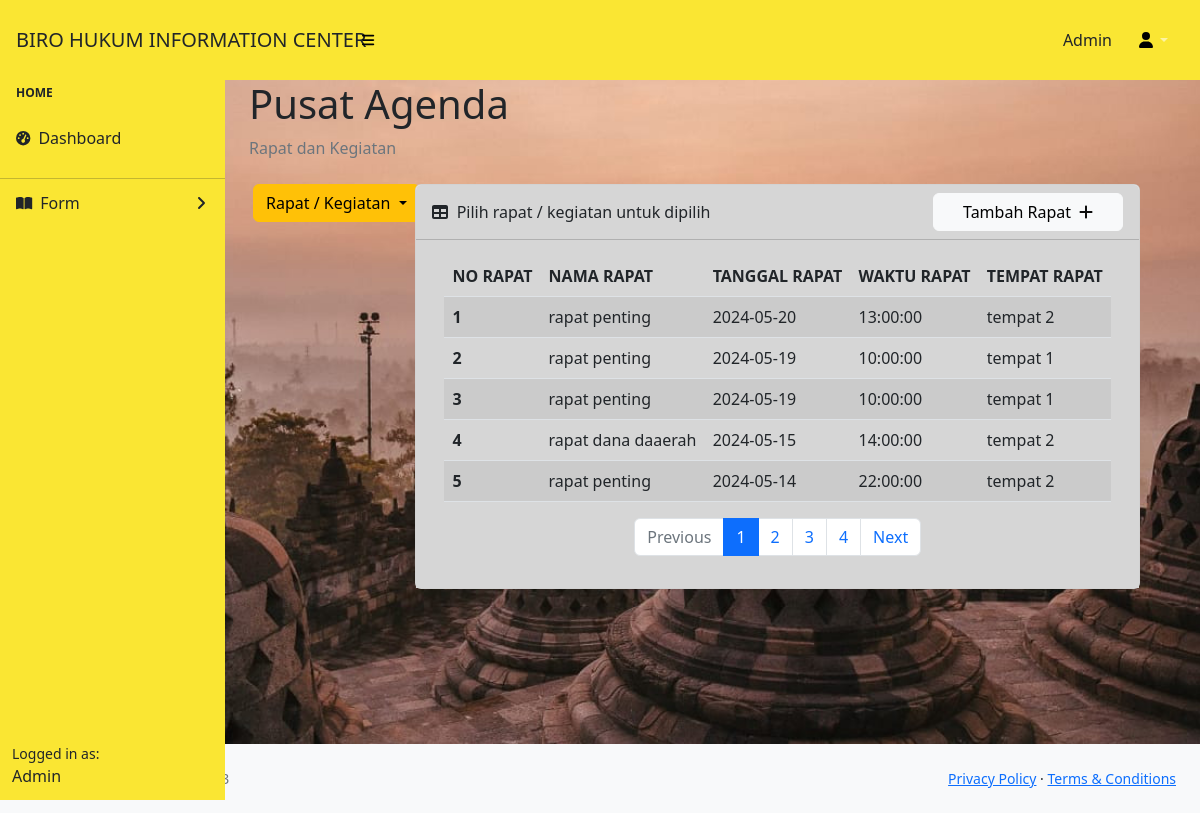
Page /features/rapat.php on the earlier database version.
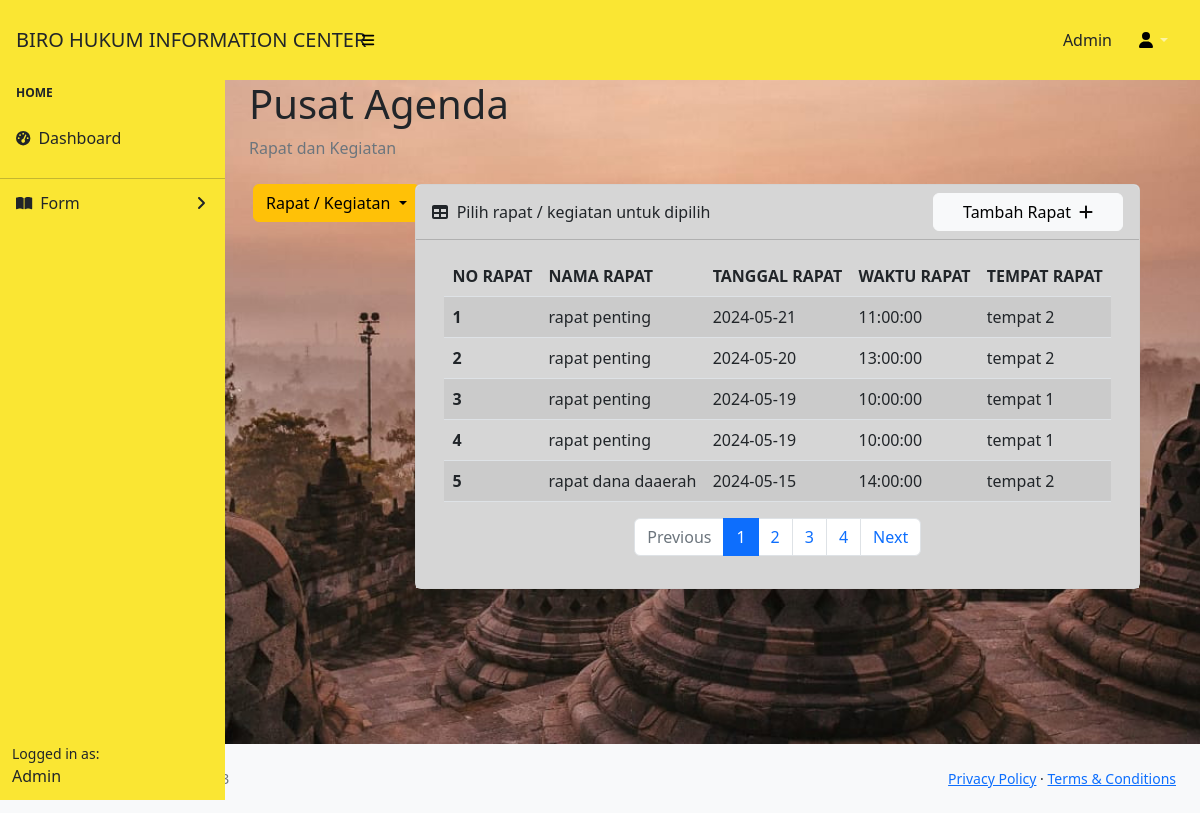
Same page on the later database version.
### tables this page shows
CREATE TABLE `rapat` (
  `id_rapat` int(11) NOT NULL,
  `nama_rapat` varchar(255) DEFAULT NULL,
  `tanggal_rapat` date DEFAULT NULL,
  `waktu_rapat` time DEFAULT NULL,
  `tempat_rapat` varchar(255) DEFAULT NULL,
  `hadir` tinyint(1) DEFAULT NULL
);

### features/dom/tbl-rapat.php (the view)
<?php
include 'koneksi.php';
$items_per_page = 5;
$page = isset($_GET['page']) ? (int)$_GET['page'] : 1;
$offset = ($page - 1) * $items_per_page;
$query = "SELECT id_rapat, nama_rapat, tanggal_rapat, waktu_rapat, tempat_rapat
          FROM rapat
          ORDER BY tanggal_rapat DESC, waktu_rapat DESC
          LIMIT $items_per_page OFFSET $offset";
$hasil = mysqli_query($koneksi, $query);
$total_query = "SELECT COUNT(*) AS total FROM rapat";
$total_result = mysqli_query($koneksi, $total_query);
$total_row = mysqli_fetch_assoc($total_result);
$total_items = $total_row['total'];
$total_pages = ceil($total_items / $items_per_page);
echo '<div class="container">';
if ($hasil && mysqli_num_rows($hasil) > 0) {
    echo '<table class="table table-striped">';
    echo '<thead>';
    echo '  <tr>';
    echo '    <th>NO RAPAT</th>';
    echo '    <th>NAMA RAPAT</th>';
    echo '    <th>TANGGAL RAPAT</th>';
    echo '    <th>WAKTU RAPAT</th>';
    echo '    <th>TEMPAT RAPAT</th>';
    echo '  </tr>';
    echo '</thead>';
    echo '<tbody>';
    $no_rapat = $offset + 1;
    while ($row = mysqli_fetch_assoc($hasil)) {
        echo '<tr>';
        echo "  <th>{$no_rapat}</th>";
        echo "  <td>{$row['nama_rapat']}</td>";
        echo "  <td>{$row['tanggal_rapat']}</td>";
        echo "  <td>{$row['waktu_rapat']}</td>";
        echo "  <td>{$row['tempat_rapat']}</td>";
        echo '</tr>';
        $no_rapat++;
    }
    echo '</tbody>';
    echo '</table>';
    echo '<nav aria-label="Page navigation">';
    echo '  <ul class="pagination d-flex justify-content-center">';
    if ($page > 1) {
        $previous_page = $page - 1;
        echo "    <li class='page-item'><a class='page-link' href='rapat.php?page=$previous_page'>Previous</a></li>";
    } else {
        echo "    <li class='page-item disabled'><a class='page-link'>Previous</a></li>";
    }
    for ($i = 1; $i <= $total_pages; $i++) {
        $active = ($i === $page) ? 'active' : '';
        echo "    <li class='page-item $active'><a class='page-link' href='rapat.php?page=$i'>$i</a></li>";
    }
    if ($page < $total_pages) {
        $next_page = $page + 1;
        echo "    <li class='page-item'><a class='page-link' href='rapat.php?page=$next_page'>Next</a></li>";
    } else {
        echo "    <li class='page-item disabled'><a class='page-link'>Next</a></li>";
    }
    echo '  </ul>';
    echo '</nav>';
} else {
    echo "Tidak ada data rapat yang ditemukan.";
}
echo '</div>';

Differences in the rows shown:
no longer on this page (row unchanged): rapat: nama_rapat "rapat penting", tanggal_rapat "2024-05-14", waktu_rapat "22:00:00", tempat_rapat "tempat 2"
added rapat: nama_rapat "rapat penting", tanggal_rapat "2024-05-21", waktu_rapat "11:00:00", tempat_rapat "tempat 2"
